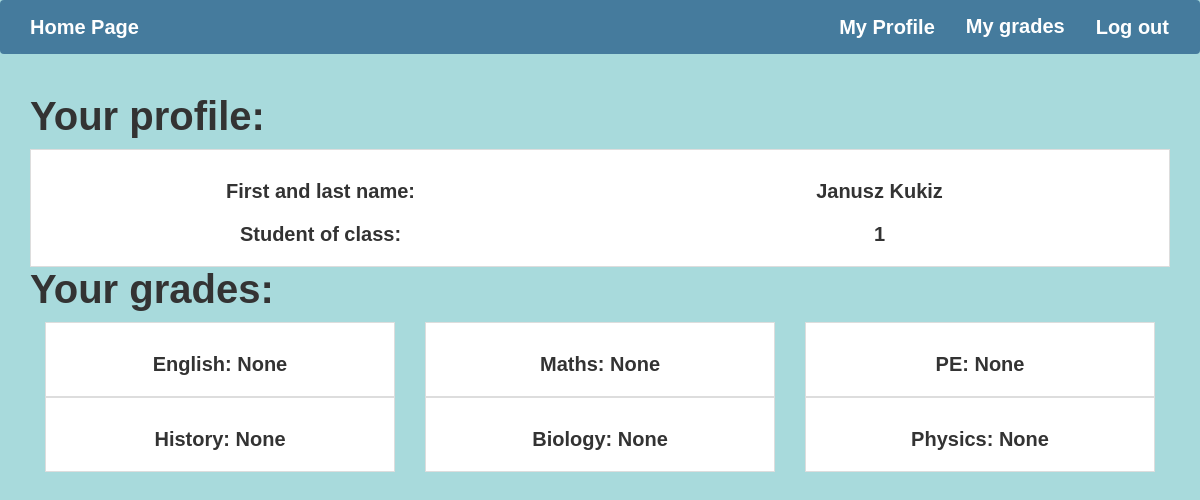
Page /students/detail/2/ (signed in) on the earlier database version.
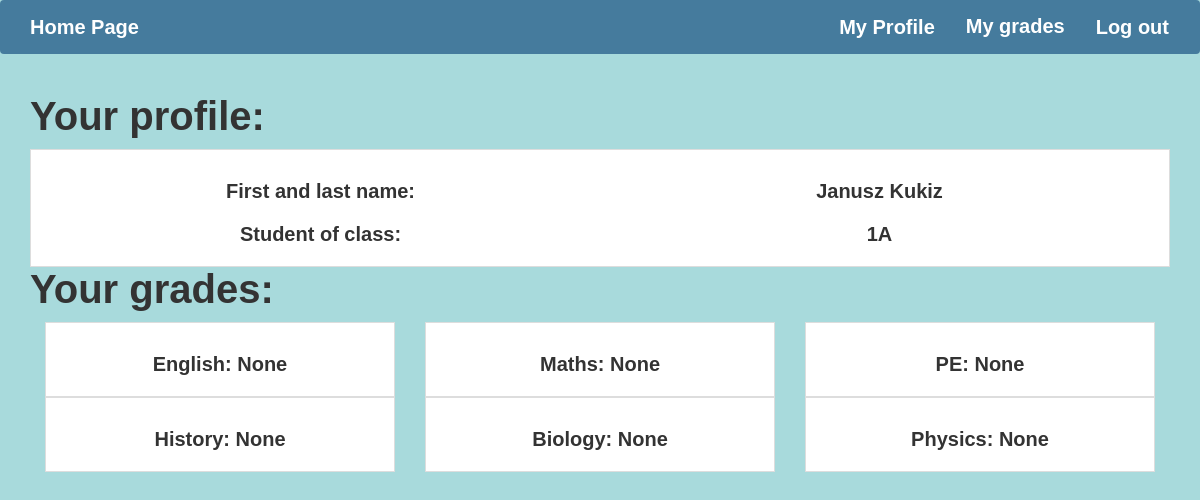
Same page on the later database version.
### students/models.py (models this page shows, shortened)
class Classes(models.Model):
    name = models.CharField(max_length = 5)
    students = models.ManyToManyField(Student)

### students/views.py (the view)
# urls.py: path('detail/<int:pk>/', views.StudentsDetails.as_view(), name = 'detail'),
class StudentsDetails(WhichUserMixin, DetailView):
    model = Student
    template_name = 'details.html'
    def get_context_data(self, **kwargs):
        context = super().get_context_data(**kwargs)
        subjects = ['English','Maths','PE','History','Biology','Physics']
        context['subjects']=subjects
        means_list = []
        for subject in subjects:
            tests = Tests.objects.filter(grade__isnull=False, subject = subject, student = self.current_student)
            mean = 0
            i = 0
            for test in tests:
                i += 1
                mean += int(test.grade)
            if i != 0:
                num = mean/i
                mean = ["{:.2f}".format(num), subject]
            else:
                mean = ['None', subject]
            means_list.append(mean)
        context['means_list']= means_list
        classes = Classes.objects.filter(students = self.current_student).first().name
        context['class']= classes
        return context

### SchoolSystem/views.py (called while the page is built)
    def get_context_data(self, **kwargs):
        context = super().get_context_data(**kwargs)
        context['current_teacher'] = self.current_teacher
        context['current_student'] = self.current_student
        if self.current_teacher:
            classes = self.current_teacher.classes.all()
            context['classes'] = list(classes)
        return context

### students/templates/details.html
{% extends "base.html" %}
{% load bootstrap3 %}
{% block content %}
<h1>Your profile:</h1>
<div id="teacher" class="clear">
<div class="test">
  <div class="col-md-6">
  <h3> First and last name:</h3>
  <h3> Student of class:</h3>
  </div>
  <div class="col-md-6">
  <h3>{{current_student.user.first_name}} {{current_student.user.last_name}}</h3>
  <h3>{{class}} </h3>
</div>
</div>
</div>
<h1>Your grades:</h1>
{% for mean in means_list %}
<div class="col-md-4">
<div id="teacher" class="clear">
<div class="test">
<h3>{{mean.1}}: {{mean.0}}</h3>
</div>
</div>
</div>
{% endfor %}
{% endblock %}

Differences in the rows shown:
now on this page (row edited): Classes: name "1A"
Other differences:
{{ class }}: "1" → (not shown)
